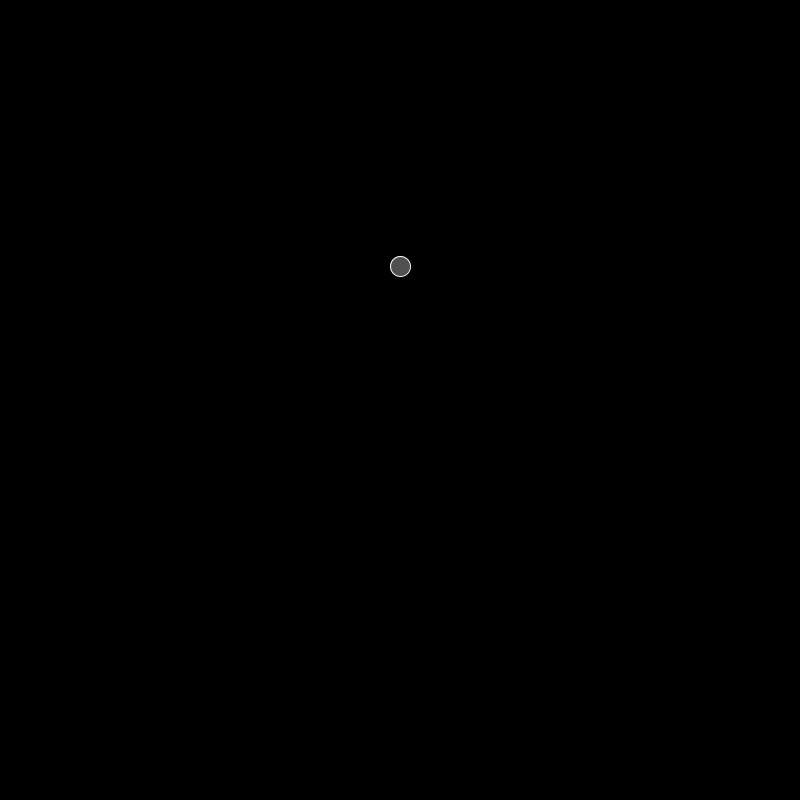
Frame 1 (no input)
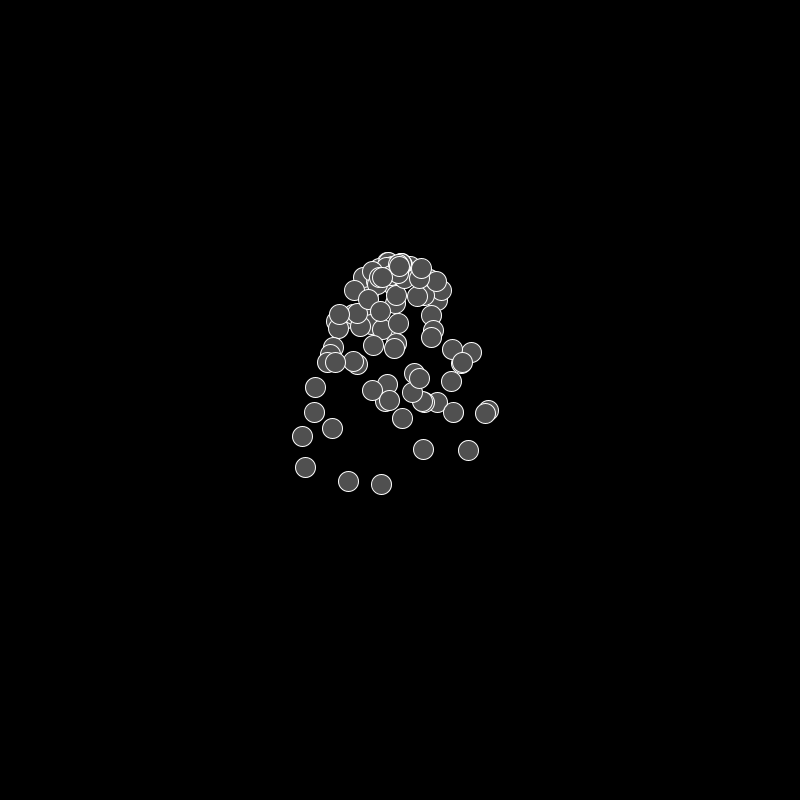
Frame 60 (the mouse pressed at the canvas centre just before this capture)
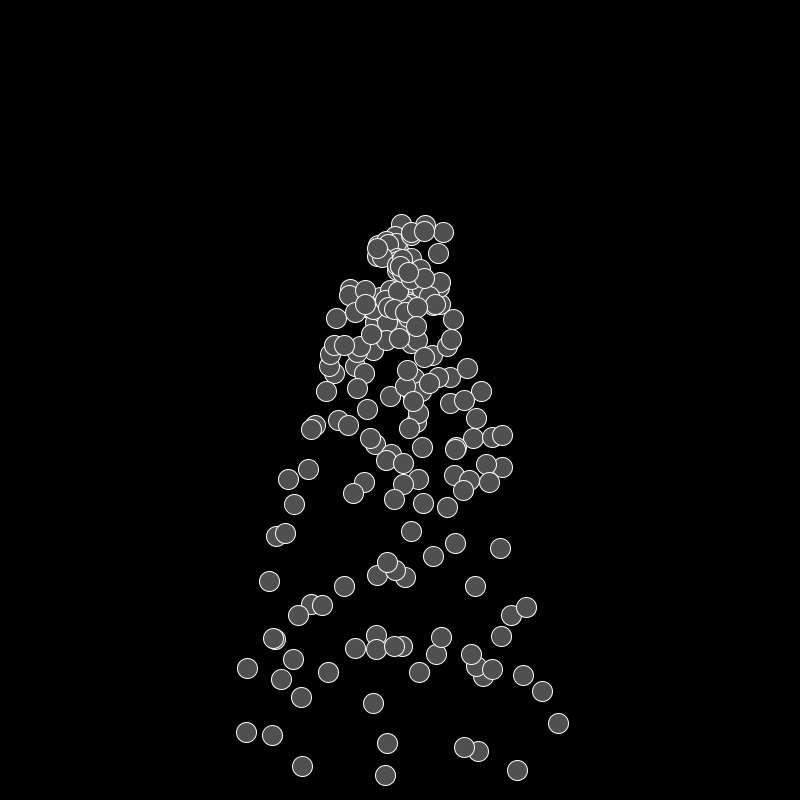
Frame 120 (the mouse held since frame 60 and released just before this capture)

The Processing sketch that drew these frames (run headless with seeded random() and noise(); from frame 60 on, the mouse is pressed at the canvas centre):

// Processing sketch: Ball_fountain
// ── Ball_fountain.pde
void setup()
{
 size(800, 800);
 frameRate(60);
 stroke(255);
 fill(80);
 initialize();
}

ball[] B = new ball[200];

void draw()
{
  background(0);
  for(int i = 0; i < 200; i++)
  {
    if(B[i].collision() == 1)
      B[i] = new ball(width / 2, height / 3, 10, random(-2, 2), random(-4, 2), 0);
    B[i].show();
    B[i].move();
  }
}

void initialize()
{
  for(int i = 0; i < 200; i++)
    B[i] = new ball(width / 2, height / 3, 10, random(-2, 2), random(-1, 0), (int)random(0, 300));
}

// ── ball.pde
class ball
{
  float x, y, radius, xSpeed, ySpeed;
  int time;
  float acc = 0.15;

  ball(float tempX, float tempY, float tempR, float xspeed, float yspeed, int tempT)
  {
    x = tempX;
    y = tempY;
    radius = tempR;
    xSpeed = xspeed;
    ySpeed = yspeed;
    time = tempT;
  }

  void show()
  {
    if (time == 0)
      ellipse(x, y, 2 * radius, 2 * radius);
    else if(time > 0)
      time--;
  }

  void move()
  {
    if (time == 0)
    {
      x += xSpeed;
      y += ySpeed;
      ySpeed += acc;
    }
    else if(time > 0)
      time--;
  }

  int collision()
  {
    if (time == 0)
    {
      if (x - radius < 0 || x + radius > width || y - radius < 0 || y + radius > height)
        return 1;
    }
    else if(time > 0)
      time--;
    return 0;
  }
}
